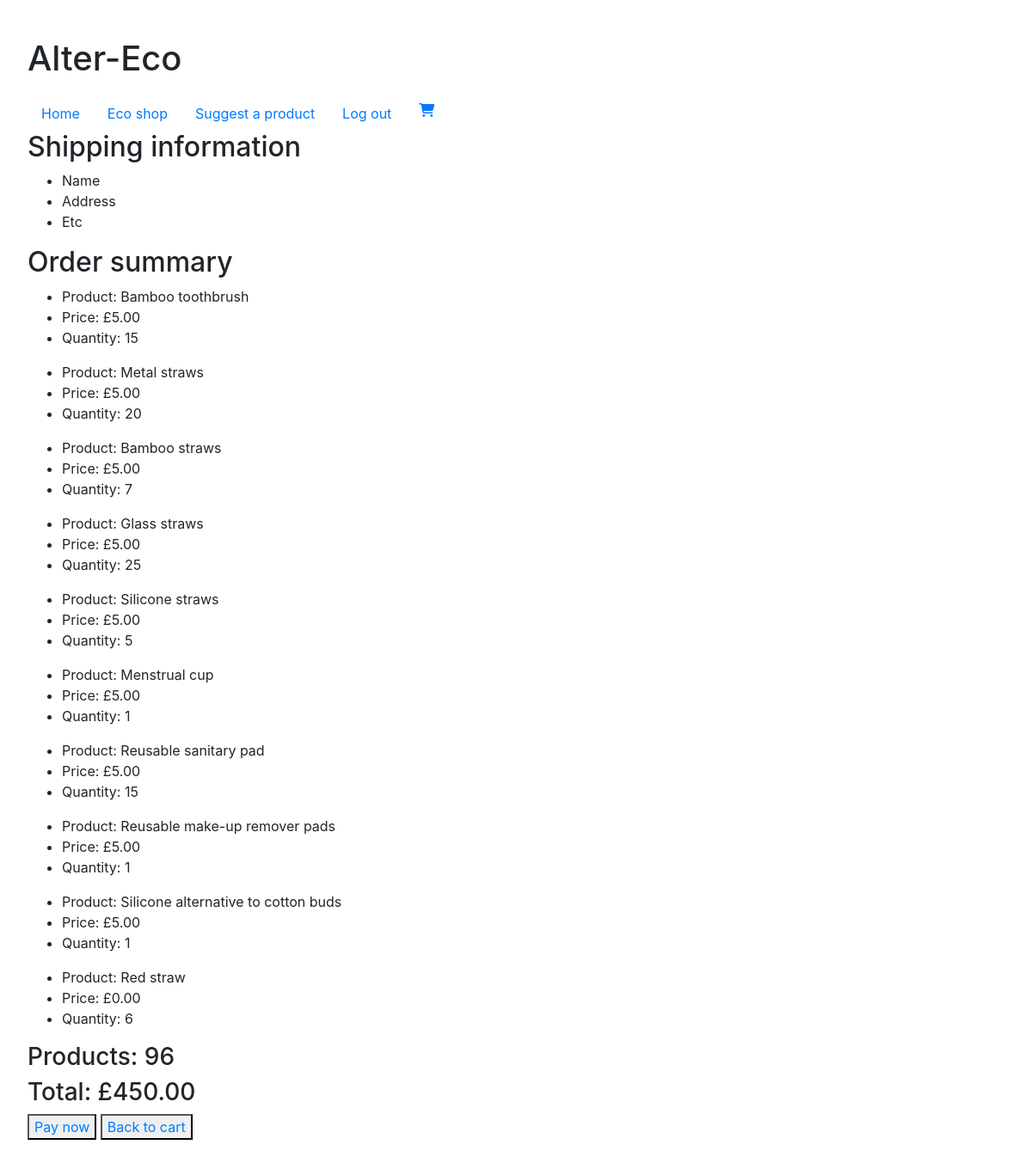
The app's page /checkout/ (signed in), older data.
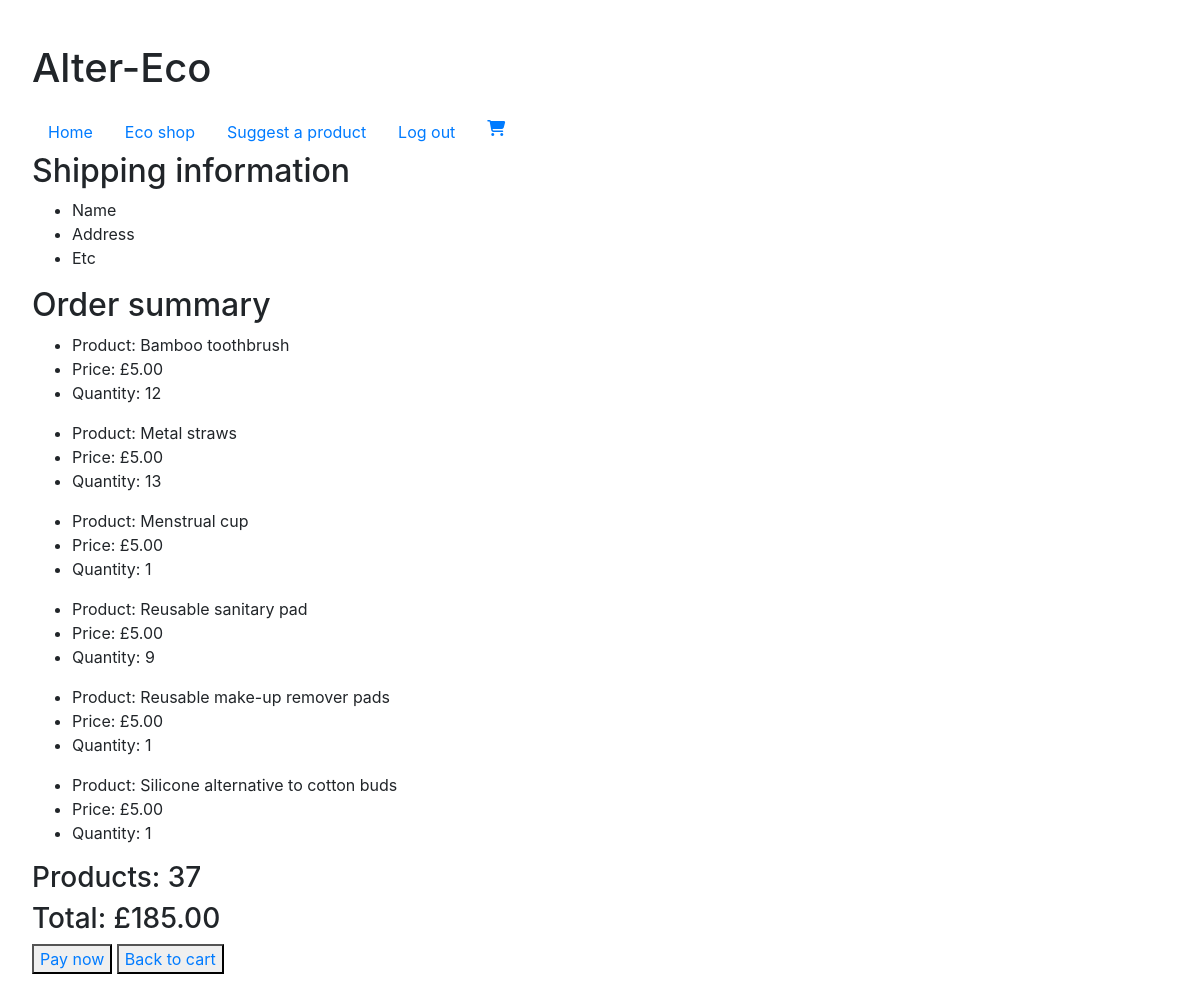
The same page, newer data.
### pages/models.py (models this page shows, shortened)
class OrderProduct(models.Model):
    order = models.ForeignKey(Order, on_delete=models.SET_NULL, null=True)
    product = models.ForeignKey(Product, on_delete=models.SET_NULL, null=True)
    quantity = models.IntegerField(default=1)
    class Meta:
        unique_together = ('order', 'product')
    @property
    def get_total(self):
        total = self.product.price * self.quantity
        return total

class Product(models.Model):
    item = models.ForeignKey(Item, on_delete=models.CASCADE)
    name = models.CharField(max_length=200)
    description = models.CharField(max_length=300, null=True)
    stock = models.PositiveIntegerField(default=0)
    price = models.FloatField(default=0)
    is_approved = models.BooleanField(default=False)

class Order(models.Model):
    customer = models.ForeignKey(Customer, on_delete=models.SET_NULL, null=True)
    products = models.ManyToManyField('OrderProduct', related_name='orderproducts')
    order_date = models.DateTimeField(null=True)
    complete = models.BooleanField(default=False)
    order_id = models.CharField(max_length=200, null=True)
    @property
    def get_cart_total(self):
        orderproducts = self.orderproduct_set.all()
        total = sum([product.get_total for product in orderproducts])
        return total
    @property
    def get_cart_items(self):
        orderproducts = self.orderproduct_set.all()
        total = sum([product.quantity for product in orderproducts])
        return total

### pages/views.py (the view)
# urls.py: path('checkout/', views.checkout, name='checkout'),
def checkout(request):
    customer = request.user.customer
    order, created = Order.objects.get_or_create(customer=customer, complete=False)
    products = order.orderproduct_set.all()
    context = {'products': products, 'order': order}
    return render(request, 'checkout.html', context)

### pages/templates/checkout.html (shortened to what this page needs)
{% extends "base.html" %} {% block title %}Checkout{% endblock %} {% block body %}
<h2>Shipping information</h2>
<form action="" method="post">
    <div>
        <ul>
            <li>Name</li>
            <li>Address</li>
            <li>Etc</li>
        </ul>
    </div>
</form>
<h2>Order summary</h2>
<div>
    {% for product in products %}
    <div>
        <ul>
            <li>Product: {{ product.product.name }}</li>
            <li>Price: £{{ product.product.price|floatformat:2 }}</li>
            <li>Quantity: {{ product.quantity }}</li>
        </ul>
    </div>
    {% endfor %}
    <div>
        <h3>Products: {{ order.get_cart_items }}</h3>
        <h3>Total: £{{ order.get_cart_total|floatformat:2 }}</h3>
    </div>
    <button type="submit"><a href="">Pay now</a></button>
    <button type="submit"><a href="{% url 'cart' %}">Back to cart</a></button>
</div>
{% endblock %}

Row changes from the older to the newer data that the page shows:
removed OrderProduct: product.name "Bamboo straws", product.price "5.00", quantity "7"
removed OrderProduct: product.name "Glass straws", product.price "5.00", quantity "25"
removed OrderProduct: product.name "Silicone straws", product.price "5.00", quantity "5"
removed OrderProduct: product.name "Red straw", product.price "0.00", quantity "6"
changed OrderProduct "Bamboo toothbrush": quantity "15" → "12"
changed OrderProduct "Metal straws": quantity "20" → "13"
changed OrderProduct "Reusable sanitary pad": quantity "15" → "9"
changed through a linked row, Order: get_cart_items "96" → "37"; get_cart_total "450.00" → "185.00"
